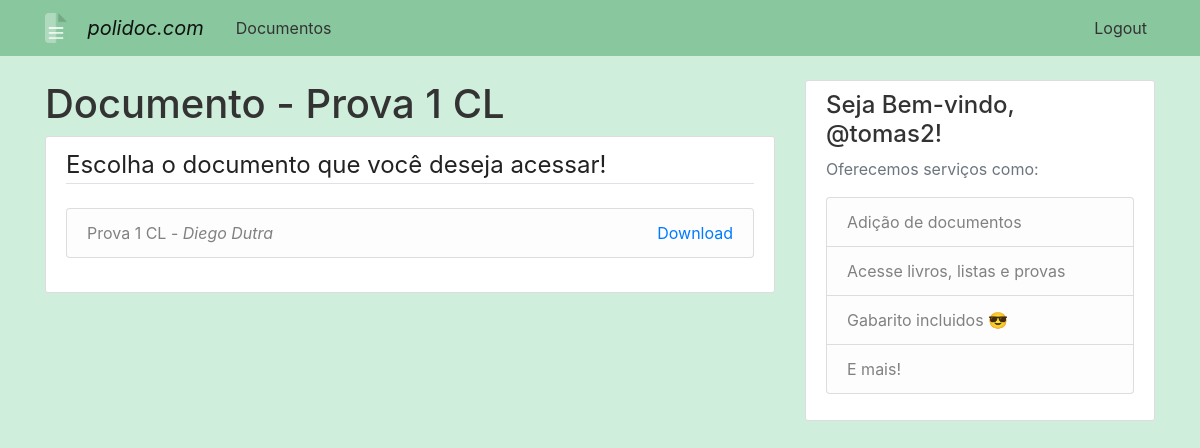
Screenshot of /documento/3 (signed in) with the database file from the repository.
### app/models/db.py (models this page shows, shortened)
class Doc(db.Model):
    id = db.Column(db.Integer, primary_key=True, nullable=False)
    titulo = db.Column(db.String(150), nullable=False)
    autor = db.Column(db.String(120))
    tipo = db.Column(db.String(6), nullable=False)
    formato = db.Column(db.String(3), nullable=False)
    link = db.Column(db.String(150), nullable=False)

class Usuario(db.Model, UserMixin):
    id = db.Column(db.Integer, primary_key=True, nullable=False)
    nome_usuario = db.Column(db.String(120), unique=True, default= 'dados.nome', nullable=False)
    senha = db.Column(db.String(50), nullable=False)
    email = db.Column(db.String(50), unique=True, nullable=False)
    confirmado =  db.Column(db.Boolean, nullable=False, default=False)
    admin =  db.Column(db.Boolean, default=False)
    dados = db.relationship('Dados', backref='usuario', uselist=False, lazy=True)

### app/routes.py (the view)
@app.route('/documento/<int:documento_id>', methods=['GET','POST'])
@login_required
@check_confirmed
def documento_esp(documento_id):
    doc = Doc.query.get_or_404(documento_id)
    return render_template('documento/documento_esp.html', title="Documento", doc=doc)

### app/decoradores.py (called while the page is built)
def check_confirmed(func):
    @wraps(func)
    def decorated_function(*args, **kwargs):
        if current_user.confirmado is False:
            flash('Favor confirmar a sua conta!', 'warning')
            return redirect(url_for('n_confirmado'))
        return func(*args, **kwargs)
    return decorated_function

### app/models/db.py (called while the page is built)
@login_manager.user_loader
def load_user(id):
    return Usuario.query.get(int(id))

### app/templates/documento/documento_esp.html (shortened to what this page needs)
{% extends "layout.html" %}
{% block content %}
<h1>{{ title }} - {{ doc.titulo }}</h1>
<div role="main" class="content-section">
    <legend class="border-bottom mb-4">Escolha o documento que você deseja acessar!</legend>
    <ul class="list-group">
    <li class="list-group-item list-group-item-light d-flex justify-content-between">
        <div>
        {{ doc.titulo }} -
        <i> {{ doc.autor }} </i>
        </div>
        <div>
            <a class="text-right" href="{{ doc.link }}">Download</a>
        </div>
    </li>
    </ul>
    <br>
</div>
{% endblock %}

### app/templates/layout.html (shortened to what this page needs)
<!DOCTYPE html>
<html>
<head>
    <link rel="stylesheet" href="https://maxcdn.bootstrapcdn.com/bootstrap/4.0.0/css/bootstrap.min.css">
    <link rel="stylesheet" type="text/css" href="{{ url_for('static', filename='main.css') }}">
</head>
<body>
    <header class="site-header">
        <nav class="navbar navbar-custom navbar-expand-md navbar-light fixed-top">
          <div class="container">
            <a href="{{ url_for('home')}}">
            <img id="logo" src="{{ url_for('static', filename='favicon.png') }}" style="height: 30px; "></a>
            <a class="navbar-brand mr-4" href="{{ url_for('home') }}" style="padding-left:1em"><i>polidoc.com</i></a>
            <div class="collapse navbar-collapse" id="navbarToggle">
            {% if current_user.is_authenticated %}
              <div class="collapse navbar-collapse" id="navbarToggle">
                <div class="navbar-nav mr-auto">
                  <a class="nav-item nav-link" href="{{ url_for('documento') }}">Documentos</a>
                </div>
                    <div class="navbar-nav">
                        <a class="nav-item nav-link" href="{{ url_for('logout') }}">Logout</a>
                    </div>
                </div>
            {% else %}
                <div class="navbar-nav">
                    <a class="nav-item nav-link" href="{{ url_for('login') }}">Login</a>
                    <a class="nav-item nav-link" href="{{ url_for('cadastro') }}">Cadastro</a>
                </div>
              </div>
            {% endif %}
            </div>
          </div>
        </nav>
    </header>
    <main role="main" class="container">
    <div class="row">
        <div class="col-md-8">
            {% block content %}{% endblock %}
        </div>
        <div class="col-md-4">
            <div class="content-section">
                {% if current_user.is_authenticated %}
                    <h4>Seja Bem-vindo, @{{ current_user.nome_usuario }}! </h4>
                {% else %}
                    <h3>Seja Bem-vindo!</h3>
                {% endif %}
                <p class='text-muted'>Oferecemos serviços como:
                <ul class="list-group">
                    <li class="list-group-item list-group-item-light">Adição de documentos</li>
                    <li class="list-group-item list-group-item-light">Acesse livros, listas e provas</li>
                    <li class="list-group-item list-group-item-light">Gabarito incluidos 😎</li>
                    <li class="list-group-item list-group-item-light">E mais!</li>
                </ul>
                </p>
            </div>
            </div>
    </div>
    </main>
</body>
</html>

### app/static/main.css (style rules this page uses)
body { background: #cfeedc; color: #222222; margin-top: 5rem; }
h1, h2, h3, h4, h5, h6 { color: #333333; }
.site-header .navbar-nav .nav-link { color: #333333; }
.content-section { background: #ffffff; padding: 10px 20px; border: 1px solid #dddddd; border-radius: 3px; margin-bottom: 20px; }

### app/templates/layout.html (style rules this page uses)
body { background-color: #cfeedc; }
.navbar-custom { background-color: #89c79e; }

### rows the page displays
Doc: titulo "Prova 1 CL", autor "Diego Dutra"
Usuario: nome_usuario "tomas2"

### other values shown
{{ title }} "Documento"
